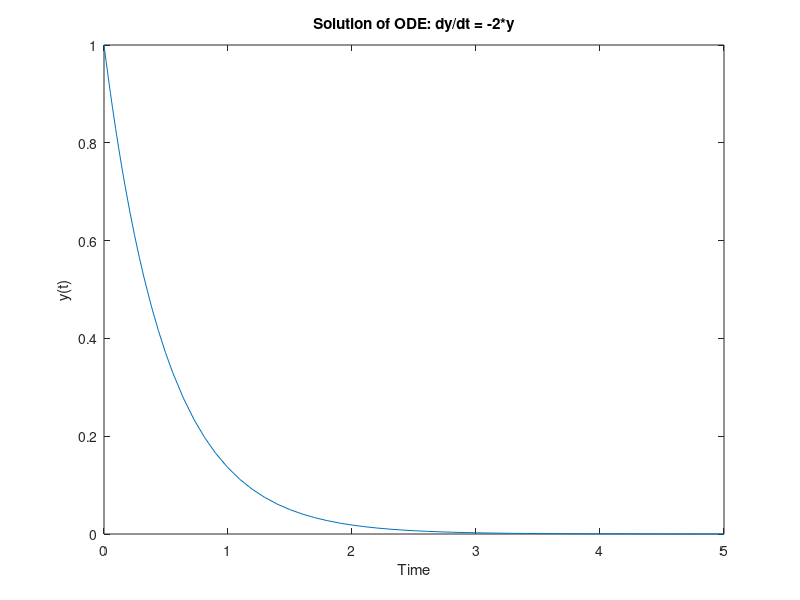

Recreate this plot in MATLAB.
% Решение системы линейных уравнений
A = [1, 2; 3, 4];
b = [5; 6];
x = A\b;

% Интегрирование функции
fun = @(x) sin(x);
integral_value = integral(fun, 0, pi);

% Решение обыкновенного дифференциального уравнения
ode_fun = @(t, y) -2*y;
[t, y] = ode45(ode_fun, [0, 5], 1);
plot(t, y);
xlabel('Time');
ylabel('y(t)');
title('Solution of ODE: dy/dt = -2*y');
